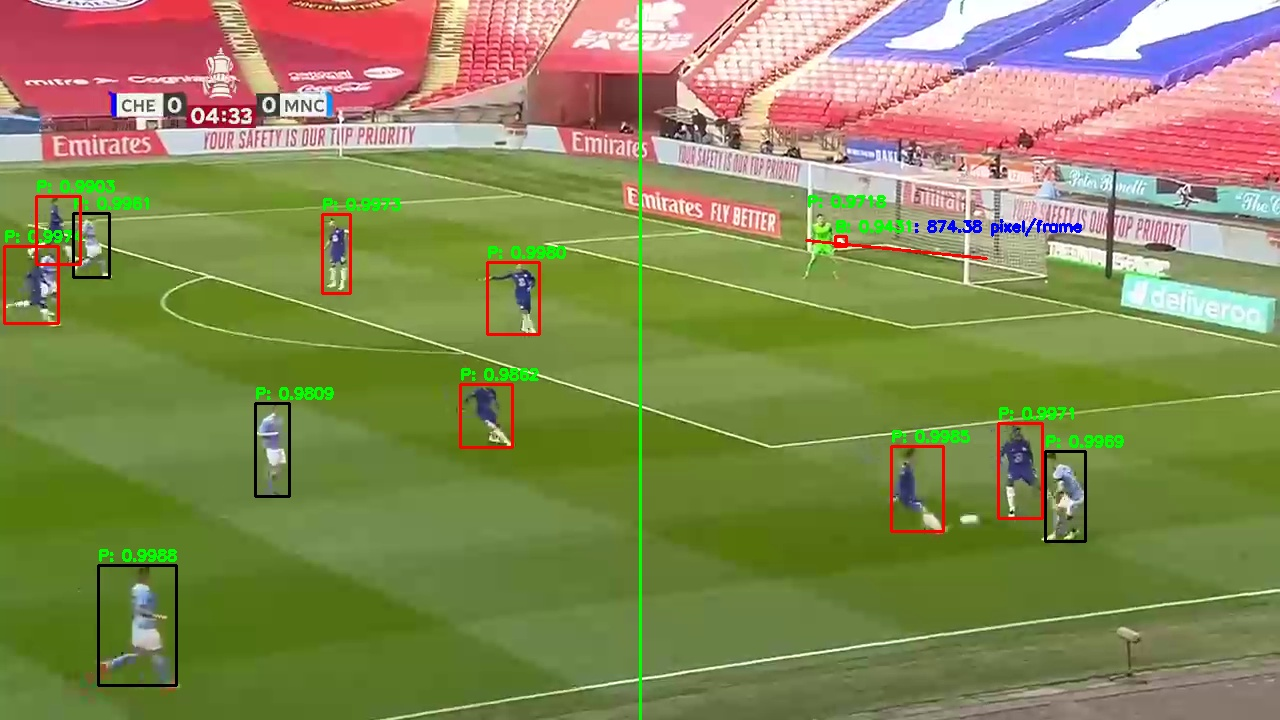
#> input picture GOAL_1_0.jpg, 1280 x 720 px, given in place of goal_chelsea.png, which was not available
$ python goal_detector.py
#> lines starting #> are read from the running program, lines starting #| are printed output that depends on the picture; after the words box and inside, x2 and y2 are one past the last pixel; in counts of white or black regions, pixels touching at a corner belong together; pictures that were not available may be replaced by others from this repository, and a replacement may not be noted
#> further down, img is the input picture: shape (720, 1280, 3); mean B, G, R 85, 136.4, 134.4
import cv2 as cv
import math
import numpy as np

score_team_left = 0
score_team_right = 0


# [25 lines left out: functions save_image, goal_team, not called in this run]

in_goal_area = False
goal = 0
frames_in_goal = 0

# [56 lines left out: function check_if_is_goal, not called in this run]

def find_goal_line(img):

    boundaries = [150,255,200], [220,255,255] # barcellona-real
    mccity_boundaries = [100, 190, 190], [190,255,244] # mccity goal
    chelsea_boundaries = [100, 150, 170], [160, 210, 190] # chelsea goal

    (lower, upper) = chelsea_boundaries
    lower = np.array(lower, dtype = "uint8")
    upper = np.array(upper, dtype = "uint8")

    try:
        # Threshold the image to get only blue colors
        mask = cv.inRange(img, lower, upper)
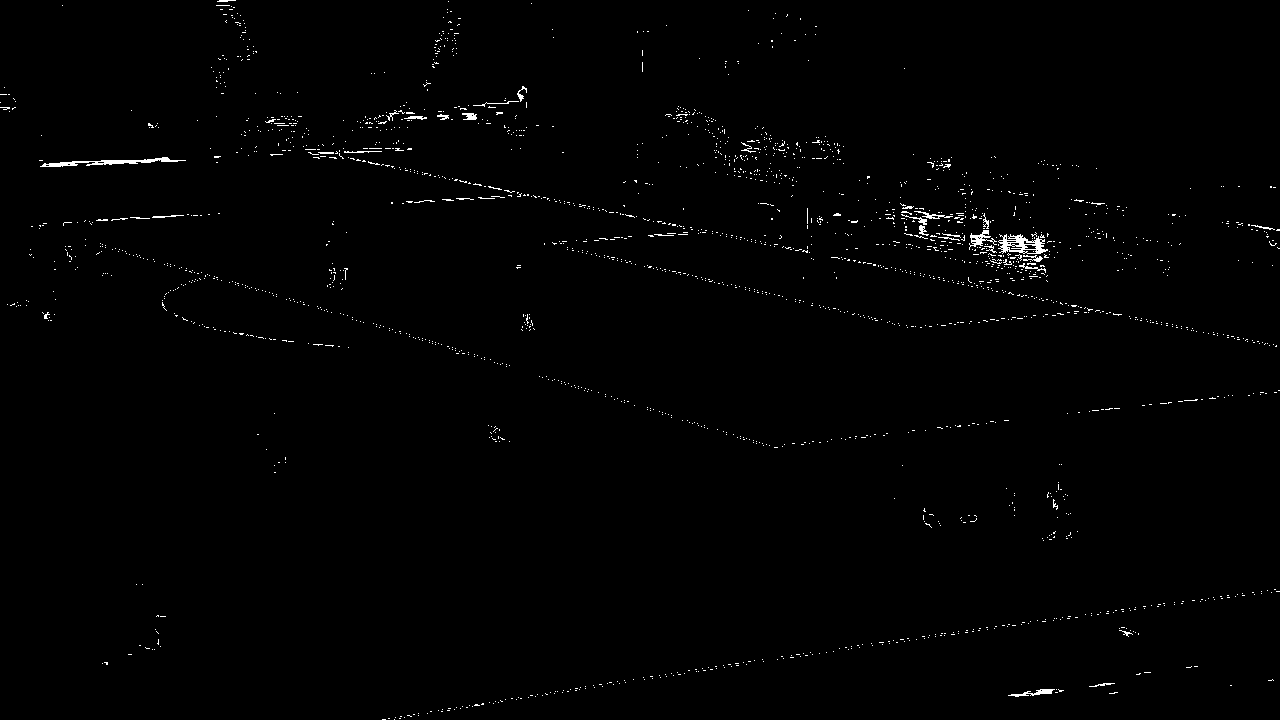
#> mask: shape (720, 1280); 0.81% white in thin lines or dots
        # Bitwise-AND mask and original image
        output = cv.bitwise_and(img, img, mask = mask)
        # cv.imshow('bitwise mask', output)
        # if cv.waitKey(0) & 0xFF == ord('q'):
        #     cv.destroyAllWindows()
    except:
        # print("strange things..")
        return 'not_sure'

    # Convert the image to grayscale
    gray = cv.cvtColor(output, cv.COLOR_BGR2GRAY)
    # cv.imshow('gray image', gray)
    # if cv.waitKey(0) & 0xFF == ord('q'):
    #     cv.destroyAllWindows()

    # Apply Gaussian blur to reduce noise
    blur = cv.GaussianBlur(gray, (5, 5), 0)
    # cv.imshow('gaussian noise reduction', blur)
    # if cv.waitKey(0) & 0xFF == ord('q'):
    #     cv.destroyAllWindows()

    # Apply edge detection using the Canny algorithm
    edges = cv.Canny(blur, 150, 250)
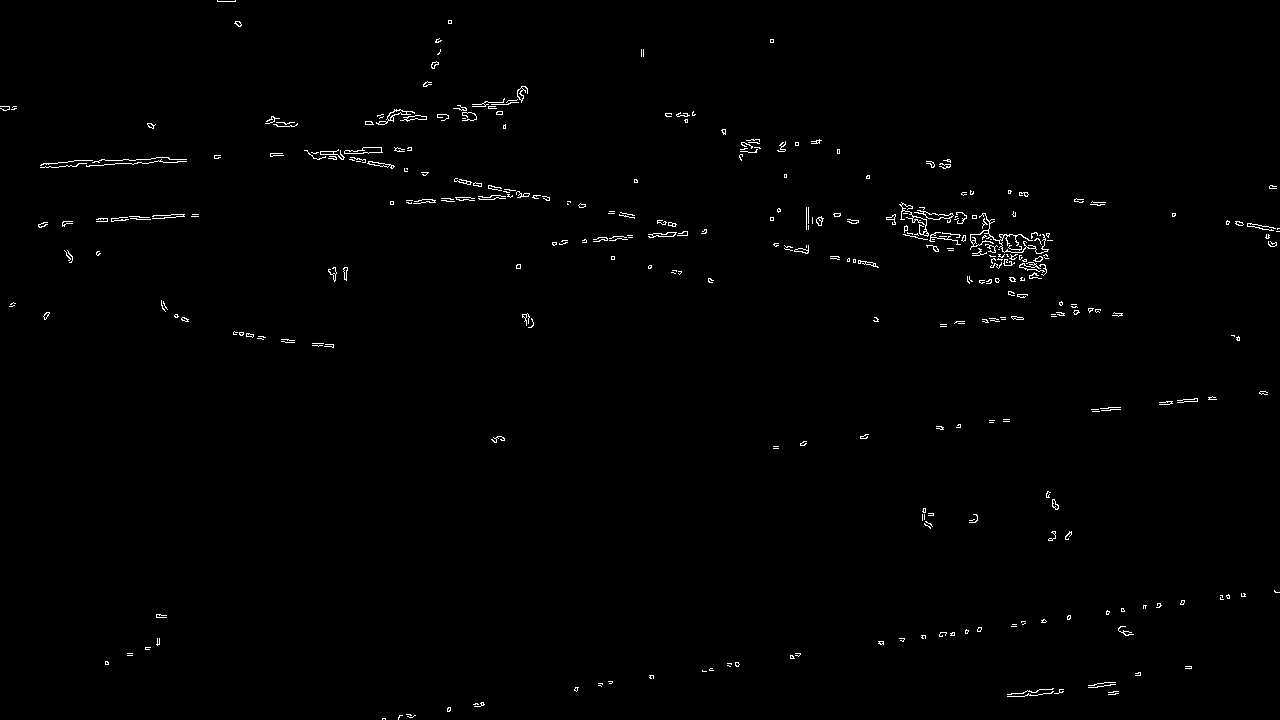
#> edges: shape (720, 1280); 0.78% white in thin lines or dots

    # Use the Hough Line Transform to detect straight lines in the image
    # Define the Hough Line Transform parameters
    rho = 1
    theta = math.pi/180
    threshold = 20
    lines = cv.HoughLinesP(edges, rho,theta, threshold, minLineLength=30, maxLineGap=30)
#> lines = 165 rows, first 6: [390, 204, 546, 196], [98, 218, 183, 214], [131, 160, 220, 157], [806, 226, 858, 222], [304, 150, 671, 222], [915, 237, 1048, 237]

    # Find the line with the longest length that is approx orizontal
    max_length = 0
    max_line = None
    if lines is not None:
        for line in lines:
            x1, y1, x2, y2 = line[0]
            length = ((x2-x1)**2 + (y2-y1)**2)**0.5
            angle = abs(y2-y1)/abs(x2-x1+1e-8)
            if angle < 0.5 and length > max_length:
                max_length = length
                max_line = line
#> this loop made 165 passes
#> (x1, y1, x2, y2, length, angle, max_length) on passes 1, 5, 9: (390, 204, 546, 196, 156.2, 0.0513, 156.2), (304, 150, 671, 222, 374, 0.196, 374), (308, 153, 706, 230, 405.4, 0.193, 405.4)
#> (x1, y1, x2, y2, length, angle) on passes 2, 3, 4, 6, 7, 8: (98, 218, 183, 214, 85.09, 0.0471), (131, 160, 220, 157, 89.05, 0.0337), (806, 226, 858, 222, 52.15, 0.0769), (915, 237, 1048, 237, 133, 0), (907, 233, 1048, 235, 141, 0.0142), (305, 150, 377, 147, 72.06, 0.0417)
#> after the loop, max_length = 405.4

        # Draw the line on the original image
        if max_line is not None:
            x1, y1, x2, y2 = max_line[0]
#> x1 = 308; y1 = 153; x2 = 706; y2 = 230
            cv.line(img, (x1, y1), (x2, y2), (0, 0, 255), 2)
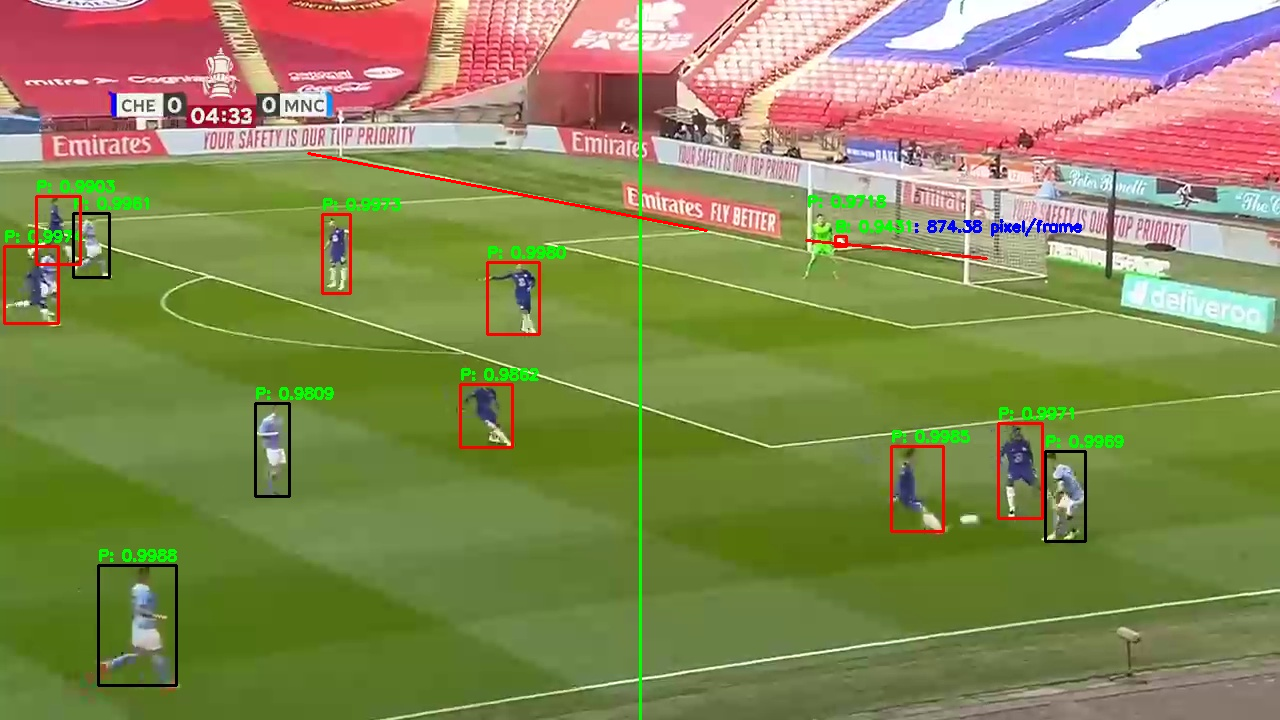
#> img: shape (720, 1280, 3); 0.13% of pixels changed, all inside (x1, y1, x2, y2) = (307, 152, 708, 232)

        # [5 lines of commented-out code are left out]
    else:
        print("No lines were detected in the image.")

    return max_line

# [48 lines left out: functions distance_goal_line_ball, get_line_equation, get_point_position_relative_to_line, ball_position_relative_to_line, not called in this run]


if __name__ == '__main__':
    path = r'goal_chelsea.png'

    # Load the image
    img = cv.imread(path)

    find_goal_line(img)
